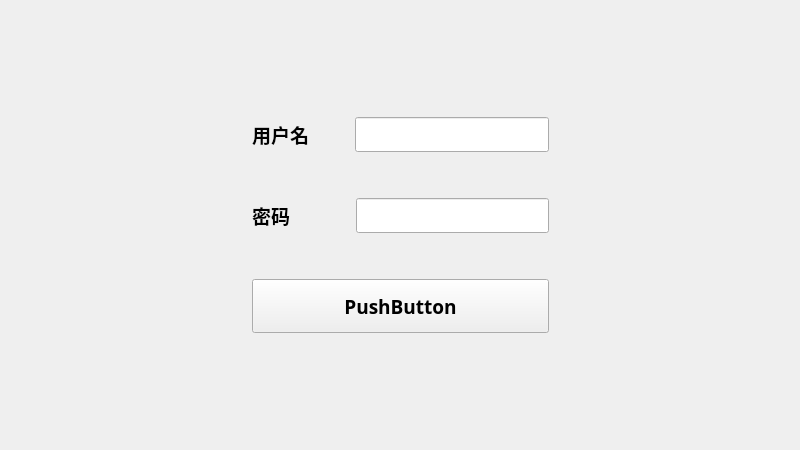
<?xml version="1.0" encoding="UTF-8"?>
<ui version="4.0">
 <class>Login</class>
 <widget class="QWidget" name="Login">
  <property name="geometry">
   <rect>
    <x>0</x>
    <y>0</y>
    <width>800</width>
    <height>450</height>
   </rect>
  </property>
  <property name="windowTitle">
   <string>Form</string>
  </property>
  <layout class="QGridLayout" name="gridLayout_2">
   <item row="0" column="0">
    <layout class="QGridLayout" name="gridLayout">
     <item row="0" column="0">
      <spacer name="horizontalSpacer">
       <property name="orientation">
        <enum>Qt::Horizontal</enum>
       </property>
       <property name="sizeHint" stdset="0">
        <size>
         <width>40</width>
         <height>20</height>
        </size>
       </property>
      </spacer>
     </item>
     <item row="0" column="1">
      <layout class="QVBoxLayout" name="verticalLayout">
       <item>
        <spacer name="verticalSpacer_6">
         <property name="sizePolicy">
          <sizepolicy hsizetype="Minimum" vsizetype="Expanding">
           <horstretch>0</horstretch>
           <verstretch>0</verstretch>
          </sizepolicy>
         </property>
         <property name="orientation">
          <enum>Qt::Vertical</enum>
         </property>
         <property name="sizeHint" stdset="0">
          <size>
           <width>20</width>
           <height>40</height>
          </size>
         </property>
        </spacer>
       </item>
       <item>
        <spacer name="verticalSpacer_4">
         <property name="sizePolicy">
          <sizepolicy hsizetype="Minimum" vsizetype="Expanding">
           <horstretch>0</horstretch>
           <verstretch>0</verstretch>
          </sizepolicy>
         </property>
         <property name="orientation">
          <enum>Qt::Vertical</enum>
         </property>
         <property name="sizeHint" stdset="0">
          <size>
           <width>20</width>
           <height>40</height>
          </size>
         </property>
        </spacer>
       </item>
       <item>
        <layout class="QHBoxLayout" name="horizontalLayout">
         <item>
          <widget class="QLabel" name="label">
           <property name="font">
            <font>
             <family>微软雅黑</family>
             <pointsize>14</pointsize>
             <weight>75</weight>
             <bold>true</bold>
            </font>
           </property>
           <property name="text">
            <string>用户名</string>
           </property>
          </widget>
         </item>
         <item>
          <spacer name="horizontalSpacer_4">
           <property name="orientation">
            <enum>Qt::Horizontal</enum>
           </property>
           <property name="sizeType">
            <enum>QSizePolicy::Fixed</enum>
           </property>
           <property name="sizeHint" stdset="0">
            <size>
             <width>40</width>
             <height>20</height>
            </size>
           </property>
          </spacer>
         </item>
         <item>
          <widget class="QLineEdit" name="lineEdit">
           <property name="font">
            <font>
             <family>微软雅黑</family>
             <pointsize>14</pointsize>
             <weight>75</weight>
             <bold>true</bold>
            </font>
           </property>
          </widget>
         </item>
        </layout>
       </item>
       <item>
        <spacer name="verticalSpacer">
         <property name="sizePolicy">
          <sizepolicy hsizetype="Minimum" vsizetype="Fixed">
           <horstretch>0</horstretch>
           <verstretch>0</verstretch>
          </sizepolicy>
         </property>
         <property name="orientation">
          <enum>Qt::Vertical</enum>
         </property>
         <property name="sizeType">
          <enum>QSizePolicy::Fixed</enum>
         </property>
         <property name="sizeHint" stdset="0">
          <size>
           <width>20</width>
           <height>40</height>
          </size>
         </property>
        </spacer>
       </item>
       <item>
        <layout class="QHBoxLayout" name="horizontalLayout_2">
         <item>
          <widget class="QLabel" name="label_2">
           <property name="font">
            <font>
             <family>微软雅黑</family>
             <pointsize>14</pointsize>
             <weight>75</weight>
             <bold>true</bold>
            </font>
           </property>
           <property name="text">
            <string>密码</string>
           </property>
          </widget>
         </item>
         <item>
          <spacer name="horizontalSpacer_3">
           <property name="orientation">
            <enum>Qt::Horizontal</enum>
           </property>
           <property name="sizeType">
            <enum>QSizePolicy::Fixed</enum>
           </property>
           <property name="sizeHint" stdset="0">
            <size>
             <width>60</width>
             <height>20</height>
            </size>
           </property>
          </spacer>
         </item>
         <item>
          <widget class="QLineEdit" name="lineEdit_2">
           <property name="font">
            <font>
             <family>微软雅黑</family>
             <pointsize>14</pointsize>
             <weight>75</weight>
             <bold>true</bold>
            </font>
           </property>
           <property name="inputMask">
            <string/>
           </property>
           <property name="cursorPosition">
            <number>0</number>
           </property>
          </widget>
         </item>
        </layout>
       </item>
       <item>
        <spacer name="verticalSpacer_2">
         <property name="sizePolicy">
          <sizepolicy hsizetype="Minimum" vsizetype="Fixed">
           <horstretch>0</horstretch>
           <verstretch>0</verstretch>
          </sizepolicy>
         </property>
         <property name="orientation">
          <enum>Qt::Vertical</enum>
         </property>
         <property name="sizeType">
          <enum>QSizePolicy::Fixed</enum>
         </property>
         <property name="sizeHint" stdset="0">
          <size>
           <width>20</width>
           <height>40</height>
          </size>
         </property>
        </spacer>
       </item>
       <item>
        <widget class="QPushButton" name="pushButton">
         <property name="sizePolicy">
          <sizepolicy hsizetype="Minimum" vsizetype="Expanding">
           <horstretch>0</horstretch>
           <verstretch>0</verstretch>
          </sizepolicy>
         </property>
         <property name="minimumSize">
          <size>
           <width>0</width>
           <height>50</height>
          </size>
         </property>
         <property name="font">
          <font>
           <family>微软雅黑</family>
           <pointsize>14</pointsize>
           <weight>75</weight>
           <bold>true</bold>
          </font>
         </property>
         <property name="text">
          <string>PushButton</string>
         </property>
        </widget>
       </item>
       <item>
        <spacer name="verticalSpacer_3">
         <property name="sizePolicy">
          <sizepolicy hsizetype="Minimum" vsizetype="Expanding">
           <horstretch>0</horstretch>
           <verstretch>0</verstretch>
          </sizepolicy>
         </property>
         <property name="orientation">
          <enum>Qt::Vertical</enum>
         </property>
         <property name="sizeHint" stdset="0">
          <size>
           <width>20</width>
           <height>40</height>
          </size>
         </property>
        </spacer>
       </item>
       <item>
        <spacer name="verticalSpacer_5">
         <property name="sizePolicy">
          <sizepolicy hsizetype="Minimum" vsizetype="Expanding">
           <horstretch>0</horstretch>
           <verstretch>0</verstretch>
          </sizepolicy>
         </property>
         <property name="orientation">
          <enum>Qt::Vertical</enum>
         </property>
         <property name="sizeHint" stdset="0">
          <size>
           <width>20</width>
           <height>40</height>
          </size>
         </property>
        </spacer>
       </item>
      </layout>
     </item>
     <item row="0" column="2">
      <spacer name="horizontalSpacer_2">
       <property name="orientation">
        <enum>Qt::Horizontal</enum>
       </property>
       <property name="sizeHint" stdset="0">
        <size>
         <width>40</width>
         <height>20</height>
        </size>
       </property>
      </spacer>
     </item>
    </layout>
   </item>
  </layout>
 </widget>
 <resources/>
 <connections/>
</ui>
